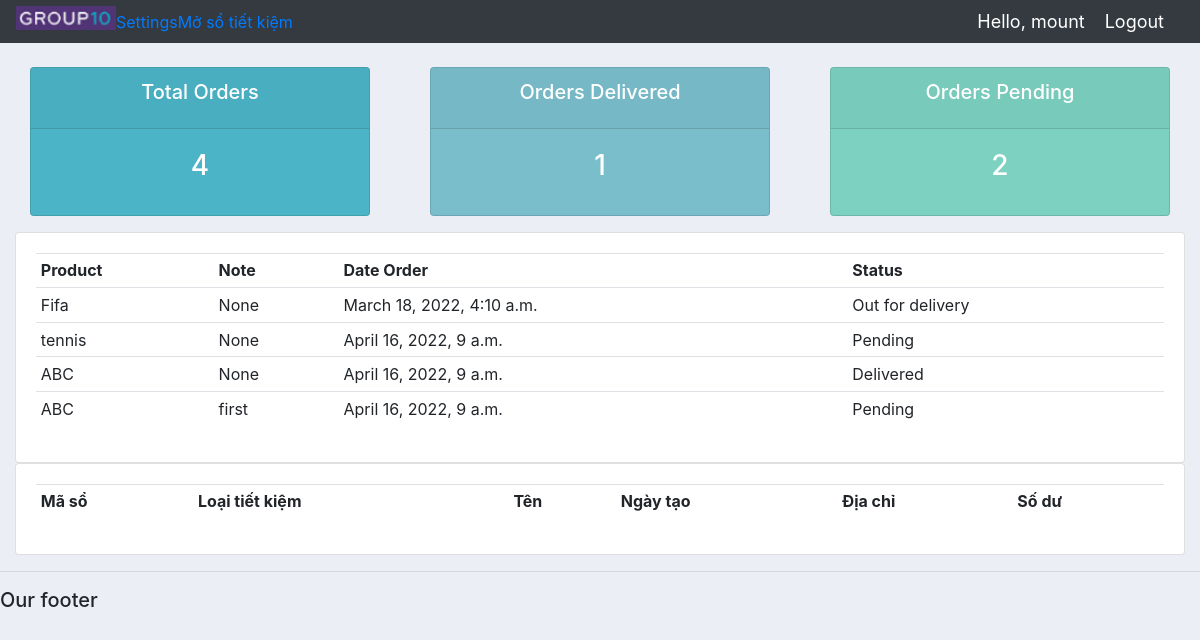
The app's page /user/ (signed in) with its own data.
### account/models.py (models this page shows)
class Orders(models.Model):
    STATUS = (
        ('Pending','Pending'),
        ('Out for delivery','Out for delivery'),
        ('Delivered','Delivered'),
        )
    customer = models.ForeignKey(Customer,null=True,on_delete = models.SET_NULL)
    products = models.ForeignKey(Products,null=True,on_delete = models.SET_NULL)
    date_created = models.DateTimeField(auto_now_add=True, null=True)
    status = models.CharField(max_length=200, null=True,choices=STATUS)
    amount = models.FloatField(null=True)
    note = models.CharField(max_length=1000,null=True)
    def __str__(self):
        return self.products.name

class Products(models.Model):
    CATEGORY = (
        ('3 tháng','3 tháng'),
        ('6 tháng','6 tháng'),
        ('Không kỳ hạn','Không kỳ hạn')
        )
    name = models.CharField(max_length=200, null=True)
    price = models.FloatField(null=True)
    category = models.CharField(max_length=200, null=True,choices=CATEGORY)
    description = models.CharField(max_length=200, null=True,blank=True)
    date_created = models.DateTimeField(auto_now_add=True, null=True)
    tags = models.ManyToManyField(Tag)
    def __str__(self):
        return self.name

### account/decorators.py (the view)
        def wrapper_func(request, *args, **kwargs):
            group=None
            if request.user.groups.exists():
                group = request.user.groups.all()[0].name
            if group in allowed_roles:
                return view_func(request,*args,**kwargs)
            else:
                return HttpResponse('You are not authorized to view this page')

### account/views.py (called while the page is built)
@login_required(login_url='login')
@allowed_users(allowed_roles=['customer'])
def userPage(request):
    orders = request.user.customer.orders_set.all()
    bankbooks =  request.user.customer.bankbook_set.all()
    total_orders = orders.count()
    delivered = orders.filter(status='Delivered').count()
    pending = orders.filter(status='Pending').count()
    print('ORDERS:',orders)
    print('BANKBOOKS:',bankbooks)
    context = {'orders':orders,'total_orders':total_orders,
    'delivered':delivered,'pending':pending,'bankbooks':bankbooks}
    return render(request, 'accounts/user.html',context)

### account/templates/accounts/user.html (shortened to what this page needs)
{% extends 'accounts/main.html'%}
{% block content %}
{% include 'accounts/status.html' %}
<div class="row">
	<div class="col-md">
		<div class="card card-body">
			<table class="table table-sm">
				<tr>
					<th>Product</th>
					<th>Note</th>
					<th>Date Order</th>
					<th>Status</th>
				</tr>
				{% for order in orders%}
					<tr>
						<td>{{order.products}}</td>
						<td>{{order.note}}</td>
						<td>{{order.date_created}}</td>
						<td>{{order.status}}</td>
					</tr>
				{% endfor %}
			</table>
		</div>
	</div>
</div>
<div class="row">
	<div class="col-md">
		<div class="card card-body">
			<table class="table table-sm">
				<tr>
					<th>Mã sổ</th>
					<th>Loại tiết kiệm</th>
					<th>Tên</th>
					<th>Ngày tạo</th>
					<th>Địa chỉ</th>
					<th>Số dư</th>
				</tr>
			</table>
		</div>
	</div>
</div>
{% endblock content %}

### account/templates/accounts/navbar.html (shortened to what this page needs)
{% load static %}
<nav class="navbar navbar-expand-lg navbar-dark bg-dark">
  <img style="max-width:100px; margin-top: -7px;" src="/static/images/logo1.png">
  <div class="collapse navbar-collapse" id="navbarNav">
    <ul class="navbar-nav">
      {% if request.user.is_staff %}
      <li style="max-width:100px; margin-top: 5px; margin-right: 5px;" class="nav-item active">
        <a  class="nav-linsk" href="{% url 'home' %}">Dashboard</a>
      </li>
      <li style="max-width:100px; margin-top: -2px; margin-right: 5px;" class="nav-item">
        <a class="nav-link" href="{% url 'products' %}">Products</a>
      </li>
      {% else %}
      <li class="nav-item">
        <a class="navlink" href="{% url 'account' %}">Settings</a>
      </li>
      <li class="nav-item">
        <a class="navlink" href="{% url 'create_bankbook' %}">Mở sổ tiết kiệm</a>
      </li>
      {% endif %}
    </ul>
  </div>
  <span class="hello-msg">Hello, {{request.user}}</span>
  <span ><a class="hello-msg" href="{% url 'logout' %}">Logout</a></span>
</nav>

### static/css/main.css (style rules this page uses)
img { width: 100%; height: auto; }
body { background-color: #ebeff5; }

### account/templates/accounts/navbar.html (style rules this page uses)
.hello-msg { font-size: 18px; color: #fff; margin-right: 20px; }

### records on screen
Orders: products "Fifa", note "None", date_created "March 18, 2022, 4:10 a.m.", status "Out for delivery"
Orders: products "tennis", note "None", date_created "April 16, 2022, 9 a.m.", status "Pending"
Orders: products "ABC", note "None", date_created "April 16, 2022, 9 a.m.", status "Delivered"
Orders: products "ABC", note "first", date_created "April 16, 2022, 9 a.m.", status "Pending"

### other values on screen
{{ request.user }} "mount"
{{ total_orders }} "4"
{{ delivered }} "1"
{{ pending }} "2"
